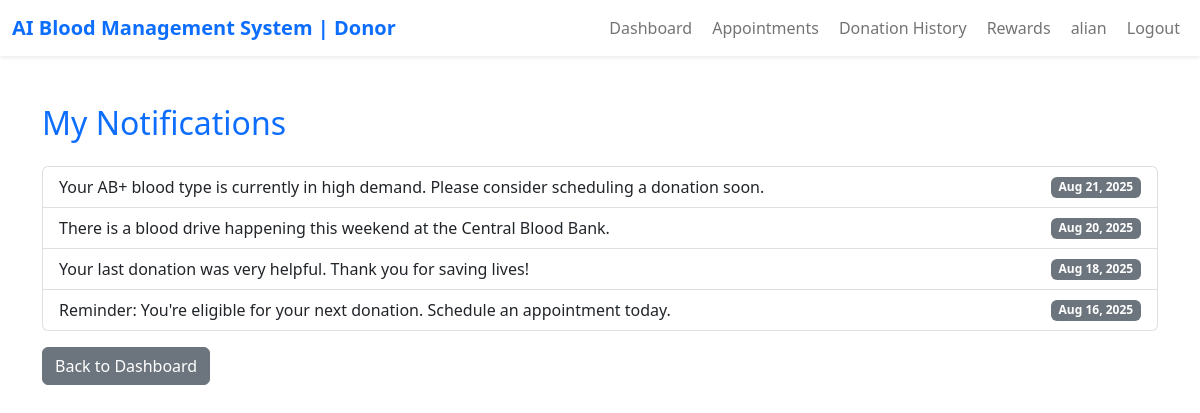
/donor/notifications.php (signed in), run on the app's committed database.
### tables this page shows
CREATE TABLE `donors` (
  `id` int(11) NOT NULL,
  `user_id` int(11) NOT NULL,
  `first_name` varchar(50) NOT NULL,
  `last_name` varchar(50) NOT NULL,
  `dob` date NOT NULL,
  `gender` enum('male','female','other') NOT NULL,
  `blood_type` enum('A+','A-','B+','B-','AB+','AB-','O+','O-') NOT NULL,
  `phone` varchar(20) NOT NULL,
  `address` text NOT NULL,
  `city` varchar(50) NOT NULL,
  `state` varchar(50) NOT NULL,
  `postal_code` varchar(20) NOT NULL,
  `health_conditions` text DEFAULT NULL,
  `last_donation_date` date DEFAULT NULL,
  `donation_count` int(11) DEFAULT 0
);

CREATE TABLE `ai_notifications` (
  `id` int(11) NOT NULL,
  `entity_type` enum('donor','blood_bank','hospital') NOT NULL,
  `entity_id` int(11) NOT NULL,
  `message` text NOT NULL,
  `blood_type` enum('A+','A-','B+','B-','AB+','AB-','O+','O-') DEFAULT NULL,
  `urgency_level` enum('low','medium','high','critical') DEFAULT 'medium',
  `created_at` timestamp NOT NULL DEFAULT current_timestamp(),
  `read_status` tinyint(1) DEFAULT 0,
  `action_taken` tinyint(1) DEFAULT 0
);

### donor/notifications.php (the view, shortened to what this page needs)
<?php
require_once '../includes/functions.php';
$user_id = $_SESSION['user_id'];
$donor = $conn->query("SELECT * FROM donors WHERE user_id = $user_id")->fetch_assoc();
$donor_id = $donor ? $donor['id'] : 0;
$notifications = $conn->query("SELECT * FROM ai_notifications WHERE entity_type = 'donor' AND entity_id = $donor_id ORDER BY created_at DESC");
?>
<!DOCTYPE html>
<html lang='en'>
<head>
	<link href='https://cdn.jsdelivr.net/npm/bootstrap@5.2.3/dist/css/bootstrap.min.css' rel='stylesheet'>
</head>
<body>
	<nav class="navbar navbar-expand-lg navbar-light bg-white shadow-sm sticky-top">
    <div class="container-fluid">
        <a class="navbar-brand fw-bold text-primary" href="#">AI Blood Management System | Donor</a>
        <div class="collapse navbar-collapse" id="navbarNav">
            <ul class="navbar-nav ms-auto align-items-center">
                <li class="nav-item"><a class="nav-link" href="index.php"><i class="fas fa-home me-1"></i>Dashboard</a></li>
                <li class="nav-item"><a class="nav-link" href="appointments.php"><i class="fas fa-calendar-alt me-1"></i>Appointments</a></li>
                <li class="nav-item"><a class="nav-link" href="donation_history.php"><i class="fas fa-history me-1"></i>Donation History</a></li>
                <li class="nav-item"><a class="nav-link" href="rewards.php"><i class="fas fa-award me-1"></i>Rewards</a></li>
                <li class="nav-item"><a class="nav-link" href="profile.php"><i class="fas fa-user me-1"></i><?php echo htmlspecialchars($donor['first_name'] ?? $_SESSION['username']); ?></a></li>
                <li class="nav-item"><a class="nav-link" href="../logout.php"><i class="fas fa-sign-out-alt me-1 text-danger"></i>Logout</a></li>
            </ul>
        </div>
    </div>
</nav>
<div class='container py-5'>
	<h2 class='mb-4 text-primary'>My Notifications</h2>
	<ul class='list-group'>
		<?php if ($notifications && $notifications->num_rows > 0):
			while($n = $notifications->fetch_assoc()): ?>
			<li class='list-group-item d-flex justify-content-between align-items-center'>
				<?php echo htmlspecialchars($n['message']); ?>
				<span class='badge bg-secondary'><?php echo date('M d, Y', strtotime($n['created_at'])); ?></span>
			</li>
		<?php endwhile; else: ?>
			<li class='list-group-item text-center'>No notifications yet.</li>
		<?php endif; ?>
	</ul>
	<a href='index.php' class='btn btn-secondary mt-3'>Back to Dashboard</a>
</div>
</body>
</html>

### data on the page
donors: first_name "alian"
ai_notifications: message "Your AB+ blood type is currently in high demand. Please consider scheduling a donation soon.", created_at "Aug 21, 2025"
ai_notifications: message "There is a blood drive happening this weekend at the Central Blood Bank.", created_at "Aug 20, 2025"
ai_notifications: message "Your last donation was very helpful. Thank you for saving lives!", created_at "Aug 18, 2025"
ai_notifications: message "Reminder: You're eligible for your next donation. Schedule an appointment today.", created_at "Aug 16, 2025"
